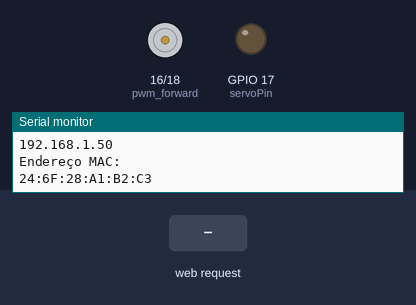
The sketch below on a simulated ESP32. On the bench: motor-driver pin pairs drawn as motors (green arrow = first pin HIGH = forward, orange = second pin HIGH = backward, longer = more drive), output pins drawn as LEDs (lit = HIGH), the last lines printed to the serial monitor. The test bench sets the inputs (shaded band). WiFi joins after 1.5 s; servers stay silent unless stated.

Above: at 2.7 s.
2.8 s: HTTP request GET /UUP received
At 4.0 s:
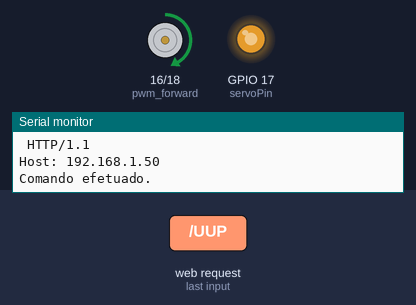
4.5 s: HTTP request GET /LEFTUP received
At 5.4 s:
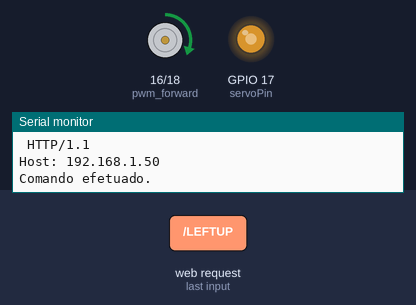
6.2 s: HTTP request GET /UP received
At 7.6 s:
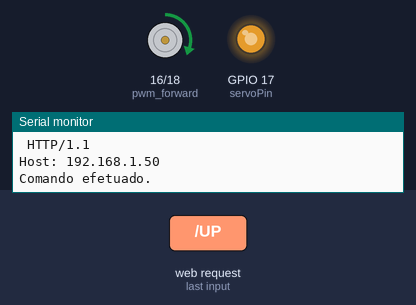
7.9 s: HTTP request GET /O received
At 9.0 s:
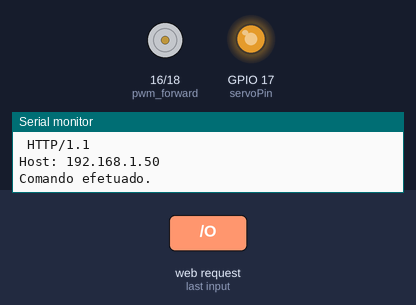
9.4 s: HTTP request GET /LEFTDOWN received
At 10.3 s:
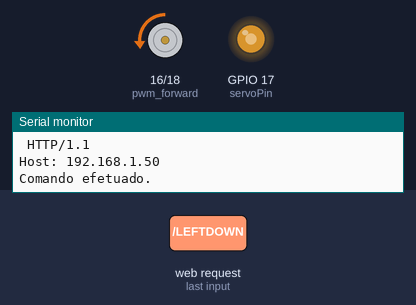
11.1 s: HTTP request GET /RIGHTUP received
At 12.6 s:
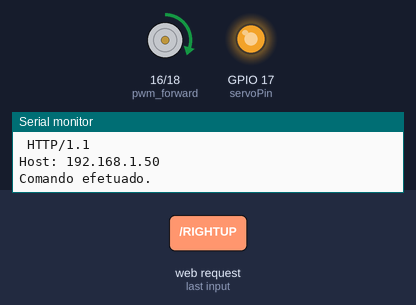
Timing chart, 0 to 13.8 s (numbered marks = the images above; inputs shaded):
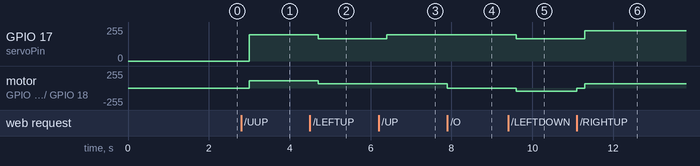

Measured:
- after the input at 2.8 s, GPIO 17 (servoPin): 0/255 → 197/255 after 0.20 s; motor on GPIO 16 (pwm_forward) / GPIO 18 (pwm_reverse): stopped → forward 107/255 after 0.20 s
- after the input at 4.5 s, GPIO 17 (servoPin): 197/255 → 167/255 after 0.20 s; motor on GPIO 16 (pwm_forward) / GPIO 18 (pwm_reverse): forward 107/255 → forward 61/255 after 0.20 s
- after the input at 6.2 s, GPIO 17 (servoPin): 167/255 → 197/255 after 0.20 s
- after the input at 7.9 s, motor on GPIO 16 (pwm_forward) / GPIO 18 (pwm_reverse): forward 61/255 → stopped at once
- after the input at 9.4 s, GPIO 17 (servoPin): 197/255 → 167/255 after 0.20 s; motor on GPIO 16 (pwm_forward) / GPIO 18 (pwm_reverse): stopped → backward 45/255 after 0.20 s
- after the input at 11.1 s, GPIO 17 (servoPin): 167/255 → 228/255 after 0.20 s; motor on GPIO 16 (pwm_forward) / GPIO 18 (pwm_reverse): backward 45/255 → stopped at once, → forward 61/255 0.20 s later

The sketch:

PrototipoTrator_OUTNET.ino
```cpp
/**********************************************
  Remote controlled robot with ESP32 (servo and H bridge)
***********************************************/

/* OBS.:
 I've built an app with MIT APP inventor to control the robot with a smart phone or any computer with the app.
 USED THIS CODE TO CONTROL ROBOT IN AN EXTERNAL NETWORK USING NGROK
 So that way the robot can be controlled remotely from any place in the world.
*/

#include <WiFi.h> //biblioteca para conexão do ESP 32 à rede

// SAÍDAS PWM => saídas GPIO. Corresponde a #define PONTEH_PWM pin_num
const int servoPin = 17;
const int pwm_forward = 16;
const int pwm_reverse = 18;
const int ledChannel = 0;
const int ledChannel2 = 2;
const int ledChannel3 = 4;

// baud rate

long PARAMS_SERIAL = 115200;

// resolução para PWM
const int resolution = 8; //8bits

int myval;
int angulo;

// Network credentials
const char *ssid = "SSD";
const char *password = "PASSWORD";
WiFiServer server(80); //seleciona a porta de número 80 (padrão)

/*******************************************
  Comandos remotos código Arduino (no carrinho)
********************************************/

// Variáveis que controlam as saídas PWM

int mypwm_fr = 60; //pwm forward mais rapido em %
int mypwm_bk = 45; //pwm backward mais rapido em %

int INCLINE = 0;

// Frequencia dos sinais PWM
const int freq = 500;

// Duty Cicle Motor

int dutyciclef = 0;
int dutycicleb = 0;

// setar o máximo PWM em %

//forward em bits
int VAL_MAX_pwm_fr = (mypwm_fr * 255) / 100;

//backward em bits
int VAL_MAX_pwm_br = (mypwm_bk * 255) / 100;

// Duty Cicle Servo
int VAL_MED_PWM = 50; // em %
int VAL_MED_pwm = 1 + (VAL_MED_PWM * 255) / 100; //pwm posicao central
int pwmServo = VAL_MED_pwm;

int PWMswitch1 = 50; // PWM de ajuste –> posicao 1 esq e dir
int PWMswitch2 = 45; // PWM de ajuste -> posicao 2 esq e dir
int PWMswitchBITS = 0;

int cont_stop = 0; //contador para parar

/*****************************************
                WEB PAGE
 *****************************************/

const char webpage[] PROGMEM = R"=====(

<html>
  <head>
    <title>PROTOTIPO TRATOR</title>
    <meta name="viewport" content="width=device-width, initial-scale=1">
    <style>
      body { font-family: Arial; text-align: center; margin:0px auto; padding-top: 30px;}
      table { margin-left: auto; margin-right: auto; }
      td { padding: 8 px; }

      .button {
        background-color:  #14852C ;
        border: none;
        color: white;
        padding: 10px 20px;
        text-align: center;
        text-decoration: none;
        display: inline-block;
        font-size: 30px;
        margin: 6px 3px;
        cursor: pointer;
        -webkit-touch-callout: none;
        -webkit-user-select: none;
        -khtml-user-select: none;
        -moz-user-select: none;
        -ms-user-select: none;
        user-select: none;
        -webkit-tap-highlight-color: rgba(0,0,0,0);
      }

     button:focus{
      background-color:  #37B8CD ;
      border: none;
      color: white;
      padding: 10px 20px;
      text-align: center;
      text-decoration: none;
      display: inline-block;
      font-size: 30px;
      margin: 6px 3px;
      cursor: pointer;
      -webkit-touch-callout: none;
      -webkit-user-select: none;
      -khtml-user-select: none;
      -moz-user-select: none;
      -ms-user-select: none;
      user-select: none;
      -webkit-tap-highlight-color: rgba(0,0,0,0);
      }

    </style>

<link rel="shortcut icon" href="#">

  </head>
  <body>
    <h1>PROTOTIPO TRATOR</h1>
    <p> U&M </p>
    <table>
      <tr><td colspan="3" align="center">
      <a href="/UUP">
      <button class="button">&#8679</button>
      </a>
      </td>
      </tr>

      <tr>
      <td align="center"><a href="/LEFTUP"> <button class="button">&#8662</button></a></td>
      <td align="center"><a href="/UP"> <button class="button">&#8593</button></a></td>
      <td align="center"><a href="/RIGHTUP"> <button class="button">&#8663</button></a></td>
      </tr>

      <tr><td colspan="3" align="center">
      <a href="/O"> <button class="button">O</button> </a> </td>
      </tr>

      <tr>
      <td align="center"><a href="/LEFTDOWN"> <button class="button">&#8665</button></a></td>
      <td align="center"><a href="/DOWN"> <button class="button">&#x2193</button></a></td>
      <td align="center"><a href="/RIGHTDOWN"> <button class="button">&#8664</button></a></td></tr>

      <tr><td colspan="3" align="center">
      <a href="/DDOWN"> <button class="button">&#8681</button> </a>
      </td></tr>

    </table>

  </body>
</html>

)=====";


/******************************************
             Código Principal
******************************************/

void setup()
{
  //conexão à internet.
  Serial.begin(PARAMS_SERIAL);
  Serial.print("Conectando-se a ");
  Serial.println(ssid);
  WiFi.begin(ssid, password);

  while (WiFi.status() != WL_CONNECTED) {
    delay(500);
    Serial.print(".");
  }

  Serial.println("");
  Serial.println("WiFi conectada.");
  Serial.println("Endereço de IP: ");
  Serial.println(WiFi.localIP());
  Serial.println("Endereço MAC: ");
  Serial.println(WiFi.macAddress());
  Serial.println();
  server.begin();

  //configurar PWM para o motor e o servo (corresponde ao AnalogWrite)
  pinMode(pwm_forward, OUTPUT);
  pinMode(pwm_reverse,OUTPUT);
  pinMode(servoPin,OUTPUT);

  //anexar para o pino GPIO
  ledcAttachPin(pwm_forward, ledChannel);
  ledcSetup(ledChannel, freq, resolution); //PWM motor forward

  ledcAttachPin(pwm_reverse, ledChannel2);
  ledcSetup(ledChannel2, freq, resolution); //PWM motor reverse

  ledcAttachPin(servoPin, ledChannel3);
  ledcSetup(ledChannel3, freq, resolution);//PWM Servo

}

void loop()
{
  WiFiClient client = server.available();
  if (client)
  {
    String currentLine = "";
    while (client.connected())
    {
      if (client.available())
      {
        char c = client.read();
        Serial.write(c);
        if (c == '\n') //comando de nova linha
        {
          if (currentLine.length() == 0)
          {
            client.println("HTTP/1.1 200 OK");
            client.println("Content-type:text/html");
            client.print(webpage);
            client.println();
            break;
          }
          else
          {
            currentLine = "";
          }
        }
        else if (c != '\r')
        {
          currentLine += c;
        }

          if (currentLine.endsWith("GET /UUP")) {
            Reto();
            definirpwmFORW("3");
            frente();
          }

          if (currentLine.endsWith("GET /UP")) {
            Reto();
            definirpwmFORW("2");
            frente();
          }

          if (currentLine.endsWith("GET /LEFTUP")) {
            Esquerda();
            definirpwmFORW("2");
            frente();
          }

         if (currentLine.endsWith("GET /RIGHTUP")) {
            Direita();
            definirpwmFORW("2");
            frente();
          }

         if (currentLine.endsWith("GET /DDOWN")) {
            Reto();
            definirpwmBACK("3");
            tras();
          }

         if (currentLine.endsWith("GET /DOWN")) {
            Reto();
            definirpwmBACK("2");
            tras();
          }

         if (currentLine.endsWith("GET /LEFTDOWN")) {
            Esquerda();
            definirpwmBACK("2");
            tras();
          }

         if (currentLine.endsWith("GET /RIGHTDOWN")) {
            Direita();
            definirpwmBACK("2");
            tras();
          }

         if (currentLine.endsWith("GET /O")) {
            Reto();
            parado();
          }
        }
      }
    client.stop();
    Serial.println("Comando efetuado.");
    Serial.println();
  }
}

void frente()
{
  dutycicleb = 0;
  ledcWrite(ledChannel2, 0);
  delay(200);
  ledcWrite(ledChannel, dutyciclef);
  ledcWrite(ledChannel3, myval);
  Serial.println();
  Serial.println("Ponte H:    ");
  Serial.println("forward");
  Serial.println();
  PrintSerial();
}

void tras()
{
  dutyciclef = 0;
  ledcWrite(ledChannel, 0);
  delay(200);
  ledcWrite(ledChannel2, dutycicleb);
  ledcWrite(ledChannel3, myval);
  Serial.println();
  Serial.println("Ponte H:    ");
  Serial.println("backward");
  Serial.println();
  PrintSerial();
}

void parado()
{
  if (dutycicleb == 0 && dutyciclef != 0){
  for (cont_stop = dutyciclef; cont_stop > 0; cont_stop = cont_stop-10){
  ledcWrite(ledChannel, cont_stop);
  }
  }

  if (dutyciclef == 0 && dutycicleb !=0){
  for (cont_stop = dutycicleb; cont_stop > 0 ; cont_stop = cont_stop-10){
  ledcWrite(ledChannel2, cont_stop);
  }
  }
  dutyciclef = 0;
  dutycicleb = 0;
  ledcWrite(ledChannel, 0);
  ledcWrite(ledChannel2, 0);
  ledcWrite(ledChannel3, myval);
  Serial.println();
  Serial.println("Ponte H:    ");
  Serial.println("stop");
  Serial.println();
  PrintSerial();
}

void definirpwmBACK(String currentLine)
{
            // DEFINIR O PWM!!
          if (currentLine.indexOf("0") != -1) {
            dutycicleb = 0;
          }
          if (currentLine.indexOf("1") != -1) {
            dutycicleb = map(20, 0, 100, 0, VAL_MAX_pwm_br);
          }
          if (currentLine.indexOf("2") != -1) {
            dutycicleb = map(40, 0, 100, 0, VAL_MAX_pwm_br);
          }
          if (currentLine.indexOf("3") != -1) {
            dutycicleb = map(70, 0, 100, 0, VAL_MAX_pwm_br);
          }
          if (currentLine.indexOf("4") != -1) {
            dutycicleb = VAL_MAX_pwm_br;
          }
}


void definirpwmFORW(String currentLine)
{
            // DEFINIR O PWM!!
          if (currentLine.indexOf("0") != -1) {
            dutyciclef = 0;
          }
          if (currentLine.indexOf("1") != -1) {
            dutyciclef = map(20, 0, 100, 0, VAL_MAX_pwm_fr);
          }
          if (currentLine.indexOf("2") != -1) {
            dutyciclef = map(40, 0, 100, 0, VAL_MAX_pwm_fr);
          }
          if (currentLine.indexOf("3") != -1) {
            dutyciclef = map(70, 0, 100, 0, VAL_MAX_pwm_fr);
          }
          if (currentLine.indexOf("4") != -1) {
            dutyciclef = VAL_MAX_pwm_fr;
          }
}

void PrintSerial()
{
            Serial.println("PWM motor:    ");
            Serial.print(dutycicleb);
            Serial.print(" ");
            Serial.print(dutyciclef);
            Serial.println();
            Serial.println("Servo:   ");
            Serial.print(angulo);
            Serial.println();
}

void Direita()
{
            INCLINE = 2;
            PWMswitchBITS = map(PWMswitch2, 0, 100, 0, VAL_MED_pwm);
            pwmServo = VAL_MED_pwm + PWMswitchBITS*INCLINE;
            ValServo();
}

void Esquerda()
{
            INCLINE = 2;
            PWMswitchBITS = map(PWMswitch2, 0, 100, 0, VAL_MED_pwm);
            pwmServo = VAL_MED_pwm - PWMswitchBITS*INCLINE;
            ValServo();
}

void Reto()
{
            INCLINE = 0;
            PWMswitchBITS = map(PWMswitch1, 0, 100, 0, VAL_MED_pwm);
            pwmServo = VAL_MED_pwm;
            ValServo();
}

void ValServo(){
            myval = map(pwmServo, 0, 245, 165, 230); //165 e 230 foram obtidos manualmente
            angulo = map(myval, 165, 230, 0, 130);
}
```
